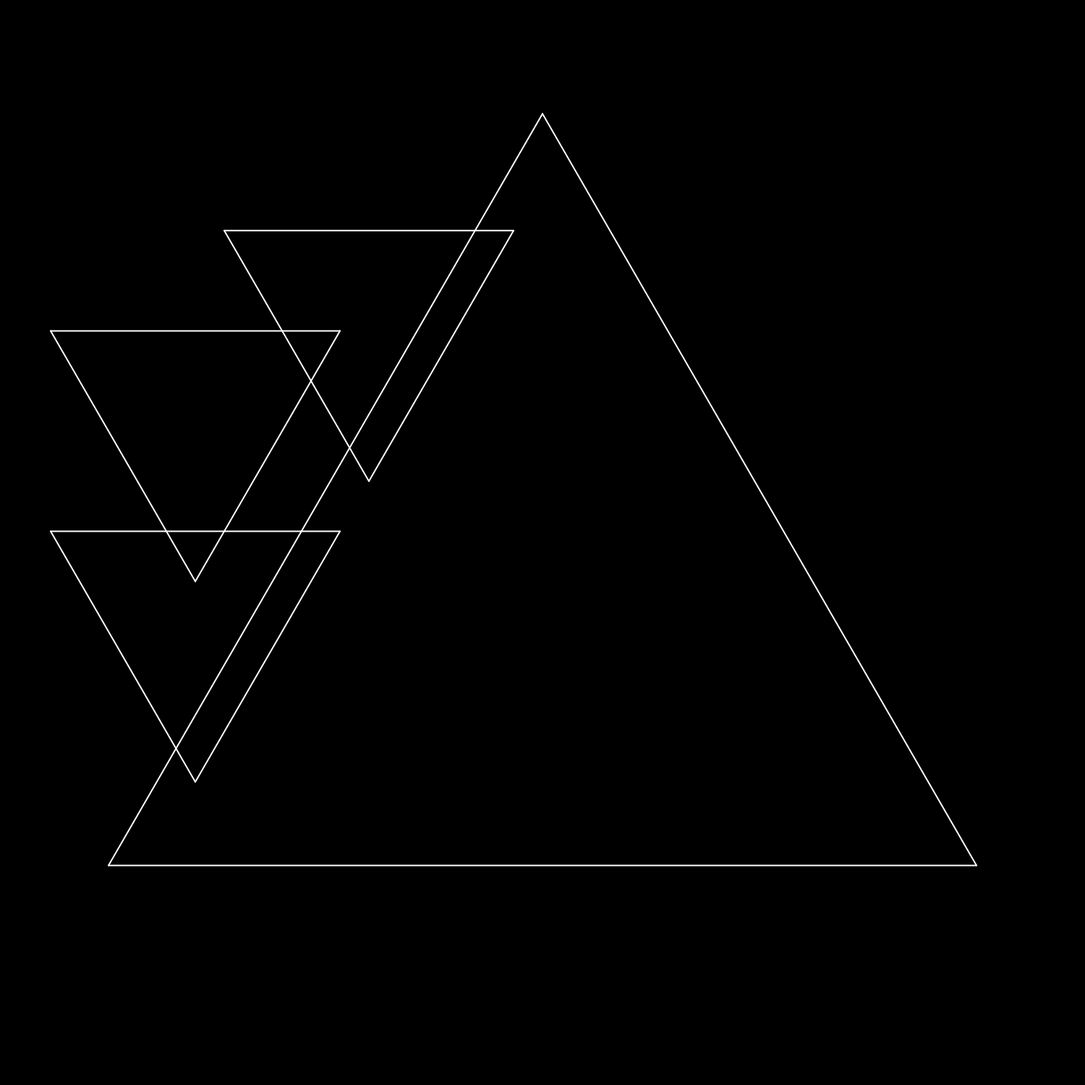
Frame 1 (no input)
Frame 2 (the mouse pressed at the canvas centre, redrawn once): identical to frame 1, image omitted

The p5.js sketch that drew this single still picture (run headless with seeded random() and noise() and a simulated clock; the mouse was pressed at the canvas centre and the sketch redrawn once):

// p5.js sketch
// ── sketch.js
let ITER_MAX = 2;
const ORDER = 3;

const BCKGRND = 0; 
const STRK = 255;

let CC_LENGTH;
let SIDE_LENGTH;

let speed;
let value = 0.011;

// FRACTAL FUNCTIONS
function fractal(shape, phaseChange, iter=0){
    if ( iter <= ITER_MAX && shape.sideLen >= 0 ){
        shape.show();

        let newLength = shape.sideLen/1.01;// - SIDE_LENGTH/ITER_MAX;
        let newPhase = shape.phase + phaseChange;

        let newShape = new Shape(shape.order, width/2, height/2, newLength, newPhase);

        fractal(newShape, phaseChange, iter+1);
    }
}

function koch(shape, iter=1){
    if ( iter <= ITER_MAX ) {
        shape.show();

        let newLength = shape.sideLen/3;

        let dist = shape.icLen + calc_icr(newLength, shape.order);
        let phase = shape.intAng/2;

        for (let i = 0 ; i < shape.order && !( iter > 1 && i >= shape.order-1 ) ; i++){
            let angle = shape.intAng * (i+2) + shape.phase + phase;

            let newX = shape.center.x + cos(angle) * dist; 
            let newY = shape.center.y + sin(angle) * dist;
            
            let newShape = new Shape(shape.order, newX, newY, newLength, angle - phase + shape.extAng);

            koch(newShape, iter+1);
        }
    }
}

function sierpinski(shape, iter=1){
    if ( iter <= ITER_MAX ) {
        shape.show();

        let newLength = shape.sideLen/2;

        let dist = shape.icLen + calc_ccr(newLength, shape.order);

        for (let i = 0 ; i < shape.order ; i++){
            let angle = shape.intAng * (i+2) + shape.phase + PI;

            let newX = shape.center.x + cos(angle) * dist; 
            let newY = shape.center.y + sin(angle) * dist;
            
            let newShape = new Shape(shape.order, newX, newY, newLength, shape.phase);

            sierpinski(newShape, iter+1);
        }
    }
}

function broken_koch(shape, iter=1){
    if ( iter <= ITER_MAX ) {
        shape.show();
        //shape.show_dir();

        let newLength = shape.sideLen/3;

        let dist = shape.ccLen/2.5;// calc_ccr(newLength, shape.order);

        for (let i = 0 ; i < shape.order ; i++){
            let angle = shape.extAng * (i-2) + shape.phase;

            let newX = shape.center.x + cos(shape.phase - shape.extAng) * dist + cos(angle) * dist; 
            let newY = shape.center.y + sin(shape.phase - shape.extAng) * dist + sin(angle) * dist;
            
            let newShape = new Shape(shape.order, newX, newY, newLength, shape.phase - shape.extAng);

            broken_koch(newShape, iter+1);
        }
    }
}

function setup(){
    createCanvas(1500, 1500);
    background(BCKGRND);
    noLoop();

    CC_LENGTH = min(width, height)/2 - 10;
    //SIDE_LENGTH = CC_LENGTH * ( 2 * sin(PI / ORDER) );
    SIDE_LENGTH = 1200;


    let pauseIN = createButton("PAUSE");
    pauseIN.mousePressed(p => {
        noLoop();
    });

    let playIN = createButton("PLAY");
    playIN.mousePressed(p => {
        loop();
    });

    let resetIN = createButton("RESET");
    resetIN.mousePressed(p => {
        value = 0;
        draw();
    });

    let speedIN = createSlider(10, 15, 15, 1);
    speed = PI / (Math.pow(2, speedIN.value()));
    speedIN.input(p => {
        speed = PI / (Math.pow(2, speedIN.value()));
    });

    let prevIN = createButton("<");
    prevIN.mousePressed(p => {
        ITER_MAX--;
        draw();
    });
    let nextIN = createButton(">");
    nextIN.mousePressed(p => {
        ITER_MAX++;
        draw();
    });
}

function draw(){
    background(BCKGRND);

    let shape = new Shape(ORDER, width/2, height/2+100, SIDE_LENGTH, -PI/2);
    broken_koch(shape);

    //value += speed;
}

// ── shape.js
class Shape{
    constructor(sides, x, y, len, angle) {
        // SET
        this.order = sides;

        this.center = createVector(x, y);
        this.sideLen = len;
        this.phase = angle;

        // CALC
        this.ccLen = this.calc_circumscribed_circle_radius();
        this.icLen = this.calc_inscribed_circle_radius();
        this.extAng = this.calc_exterior_angle();
        this.intAng = this.calc_interior_angle();

        this.points = this.get_points();
    }

    calc_circumscribed_circle_radius(){ // distance: center: vertex
        return this.sideLen / (2 * sin(PI / this.order));
    }

    calc_inscribed_circle_radius(){ // distance: center - edge
        return this.sideLen / (2 * tan(PI / this.order));
    }

    calc_exterior_angle(){ // angle: vertex - vertex - vertex
        return ((this.order - 2) * PI)/ this.order;
    }
      
    calc_interior_angle(){ // angle: vertex - center - vertex
        return 2 * PI / this.order;
    }

    get_points(){
        let points = [];
        let angle = this.intAng;
        let dist = this.ccLen;

        for (let i = 0 ; i < this.order ; i++){
            let x = this.center.x + cos(i * angle + this.phase) * dist;
            let y = this.center.y + sin(i * angle + this.phase) * dist;

            points.push(createVector(x, y));
        }

        return points;
    }

    show() {
        strokeWeight(2);
        stroke(STRK);
        for (let i = 0 ; i < this.order - 1 ; i++){
            let p1 = this.points[i];
            let p2 = this.points[i+1]; 

            line(p1.x, p1.y, p2.x, p2.y);
        }
        let p1 = this.points[0];
        let p2 = this.points[this.order-1]; 

        line(p1.x, p1.y, p2.x, p2.y);
    }

    show_dir(){
        let x = this.center.x + cos(this.phase) * this.icLen;
        let y = this.center.y + sin(this.phase) * this.icLen;

        line(this.center.x, this.center.y, x, y);
    }
}
// ── shape_math.js
function calc_ccr(len, order){ // distance: center: vertex
    return len / (2 * sin(PI / order));
}

function calc_icr(len, order){ // distance: center - edge
    return len / (2 * tan(PI / order));
}

function calc_extang(order){ // angle: vertex - vertex - vertex
    return ((order - 2) * PI)/ order;
}
  
function calc_intang(order){ // angle: vertex - center - vertex
    return 2 * PI / order;
}
